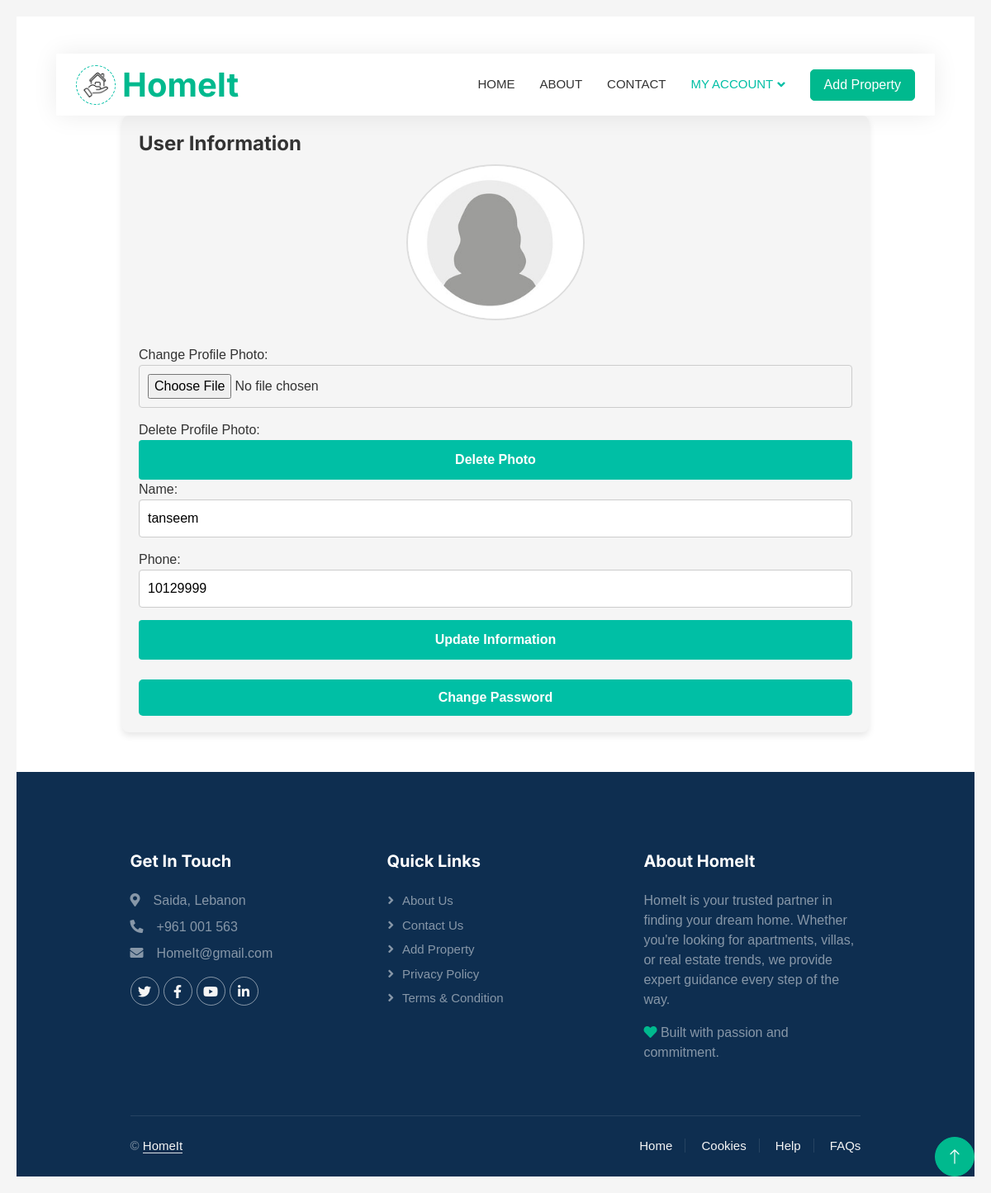
Screenshot of /backend/editAccount.php (signed in) with the database file from the repository.
### tables this page shows
CREATE TABLE `users` (
  `user_id` int(11) NOT NULL,
  `name` varchar(50) NOT NULL,
  `email` varchar(60) NOT NULL,
  `password` varchar(225) NOT NULL,
  `phone` int(11) NOT NULL,
  `profile_photo` varchar(100) DEFAULT NULL,
  `created_at` timestamp NOT NULL DEFAULT current_timestamp(),
  `updated_at` timestamp NOT NULL DEFAULT current_timestamp()
);

### backend/editAccount.php (the view, shortened to what this page needs)
<?php
  include("../inc/connection.php");
  $id=$_SESSION['user_id'];
  $sql="SELECT * FROM users WHERE user_id='$id'";
  $result=mysqli_query($con,$sql);
  $row = mysqli_fetch_assoc($result);
?>
<!DOCTYPE html>
<html lang="en">
<head>
    <link href="https://cdnjs.cloudflare.com/ajax/libs/font-awesome/5.10.0/css/all.min.css" rel="stylesheet">
    <link href="https://cdn.jsdelivr.net/npm/bootstrap-icons@1.4.1/font/bootstrap-icons.css" rel="stylesheet">
    <link href="../css/bootstrap.min.css" rel="stylesheet">
    <link href="../css/style.css" rel="stylesheet">
    <link href="../css/style3.css" rel="stylesheet">
</head>
<body>
    <div class="container-xxl bg-white p-0">
        <div class="container-fluid nav-bar bg-transparent">
            <nav class="navbar navbar-expand-lg bg-white navbar-light py-0 px-4">
                <a href="backend_index.php" class="navbar-brand d-flex align-items-center text-center">
                    <div class="icon p-2 me-2">
                        <img class="img-fluid" src="../img/icon.png" alt="Icon" style="width: 30px; height: 30px;">
                    </div>
                    <h1 class="m-0 text-primary">HomeIt</h1>
                </a>
                <div class="collapse navbar-collapse" id="navbarCollapse">
                    <div class="navbar-nav ms-auto">
                        <a href="backend_index.php" class="nav-item nav-link">Home</a>
                        <a href="backend_about.php" class="nav-item nav-link">About</a>
                        <a href="backend_contact.php" class="nav-item nav-link">Contact</a>
                        <div class="nav-item dropdown">
                            <a href="#" class="nav-link dropdown-toggle active" data-bs-toggle="dropdown">My account</a>
                        </div>
                    </div>
                    <a href="addProperty.php" class="btn btn-primary px-3 d-none d-lg-flex">Add Property</a>
                </div>
            </nav>
        </div>
        <div class="container">
            <div class="contact-form">
                <h2>User Information</h2>
                <form action="editAccount_action.php" method="POST" enctype="multipart/form-data">
                    <div class="profile-photo-container">
                        <img src="<?php echo !empty($row['profile_photo']) ? $row['profile_photo'] : '../img/Default_pfp.jpg'; ?>" alt="Profile Photo" class="profile-photo">
                    </div>
                    <label for="profile_photo">Change Profile Photo:</label>
                    <input type="file" id="profile_photo" name="profile_photo" accept="image/*">
                    <?php if (!empty($row['profile_photo'])) : ?>
                    <label for="delete_photo">Delete Profile Photo:</label>
                    <button type="submit" name="delete_photo" value="1">
                        Delete Photo
                    </button>
                    <?php endif; ?>
                    <label for="name">Name:</label>
                    <input type="text" id="name" name="name" placeholder="Enter your name" value="<?php echo $row['name']; ?>" required>
                    <label for="phone">Phone:</label>
                    <input type="text" id="phone" name="phone" placeholder="Enter your phone number" value="<?php echo $row['phone']; ?>" required>
                    <button type="submit" name='edit_info'>Update Information</button><br>
                    <a href="changePassword.php" class="styled-button">Change Password</a>
                    <div class="toast-container position-fixed bottom-0 end-0 p-3">
                    </div>
                </form>
            </div>
        </div>
        <div class="container-fluid bg-dark text-white-50 footer pt-5 mt-5">
            <div class="container py-5">
                <div class="row g-5">
                    <div class="col-lg-4 col-md-6">
                        <h5 class="text-white mb-4">Get In Touch</h5>
                        <p class="mb-2"><i class="fa fa-map-marker-alt me-3"></i>Saida, Lebanon</p>
                        <p class="mb-2"><i class="fa fa-phone-alt me-3"></i>+961 001 563</p>
                        <p class="mb-2"><i class="fa fa-envelope me-3"></i>HomeIt@gmail.com</p>
                        <div class="d-flex pt-2">
                            <a class="btn btn-outline-light btn-social" href=""><i class="fab fa-twitter"></i></a>
                            <a class="btn btn-outline-light btn-social" href=""><i class="fab fa-facebook-f"></i></a>
                            <a class="btn btn-outline-light btn-social" href=""><i class="fab fa-youtube"></i></a>
                            <a class="btn btn-outline-light btn-social" href=""><i class="fab fa-linkedin-in"></i></a>
                        </div>
                    </div>
                    <div class="col-lg-4 col-md-6">
                        <h5 class="text-white mb-4">Quick Links</h5>
                        <a class="btn btn-link text-white-50" href="backend_about.php">About Us</a>
                        <a class="btn btn-link text-white-50" href="backend_contact.php">Contact Us</a>
                        <a class="btn btn-link text-white-50" href="addProperty.php">Add Property</a>
                        <a class="btn btn-link text-white-50" href="">Privacy Policy</a>
                        <a class="btn btn-link text-white-50" href="">Terms & Condition</a>
                    </div>
                    <div class="col-lg-4 col-md-6">
                        <h5 class="text-white mb-4">About HomeIt</h5>
                        <p>HomeIt is your trusted partner in finding your dream home. Whether you're looking for apartments,
                            villas, or real estate trends, we provide expert guidance every step of the way.</p>
                        <p><i class="fa fa-heart text-primary"></i> Built with passion and commitment.</p>
                    </div>
                </div>
            </div>
            <div class="container">
                <div class="copyright">
                    <div class="row">
                        <div class="col-md-6 text-center text-md-start mb-3 mb-md-0">
                            &copy; <a class="border-bottom" href="#">HomeIt</a>
                        </div>
                        <div class="col-md-6 text-center text-md-end">
                            <div class="footer-menu">
                                <a href="#">Home</a>
                                <a href="#">Cookies</a>
                                <a href="#">Help</a>
                                <a href="#">FAQs</a>
                            </div>
                        </div>
                    </div>
                </div>
            </div>
        </div>
        <a href="#" class="btn btn-lg btn-primary btn-lg-square back-to-top"><i class="bi bi-arrow-up"></i></a>
    </div>
</body>
</html>

### css/style.css (style rules this page uses)
:root { --primary: #00B98E; --secondary: #FF6922; --light: #EFFDF5; --dark: #0E2E50; }
.back-to-top { display: none; position: fixed; bottom: 20px; right: 20px; z-index: 1000; }
.btn { transition: .5s; }
.btn.btn-primary, .btn.btn-secondary { color: #FFFFFF; }
.btn-lg-square { width: 48px; height: 48px; }
.btn-square, .btn-sm-square, .btn-lg-square { padding: 0; display: flex; align-items: center; justify-content: center; font-weight: normal; border-radius: 50px; }
.nav-bar { position: relative; margin-top: 45px; padding: 0 3rem; transition: .5s; z-index: 9999; }
.navbar { box-shadow: 0 0 30px rgba(0, 0, 0, .08); }
.navbar .dropdown-toggle::after { border: none; content: "\f107"; font-family: "Font Awesome 5 Free"; font-weight: 900; vertical-align: middle; margin-left: 5px; transition: .5s; }
.navbar-light .navbar-nav .nav-link { margin-right: 30px; padding: 25px 0; color: #FFFFFF; font-size: 15px; text-transform: uppercase; outline: none; }
.navbar-light .navbar-nav .nav-link:hover, .navbar-light .navbar-nav .nav-link.active { color: var(--primary); }
.navbar-light .navbar-brand { height: 75px; }
.navbar-light .navbar-nav .nav-link { color: var(--dark); font-weight: 500; }
.icon { padding: 15px; display: inline-flex; align-items: center; justify-content: center; background: #FFFFFF !important; border-radius: 50px; border: 1px dashed var(--primary) !important; }
.footer .btn.btn-social { margin-right: 5px; width: 35px; height: 35px; display: flex; align-items: center; justify-content: center; color: var(--light); border: 1px solid rgba(255,255,255,0.5); border-radius: 35px; transition: .3s; }
.footer .btn.btn-link { display: block; margin-bottom: 5px; padding: 0; text-align: left; font-size: 15px; font-weight: normal; text-transform: capitalize; transition: .3s; }
.footer .btn.btn-link::before { position: relative; content: "\f105"; font-family: "Font Awesome 5 Free"; font-weight: 900; margin-right: 10px; }
.footer .copyright { padding: 25px 0; font-size: 15px; border-top: 1px solid rgba(256, 256, 256, .1); }
.footer .copyright a { color: var(--light); }
.footer .footer-menu a { margin-right: 15px; padding-right: 15px; border-right: 1px solid rgba(255, 255, 255, .1); }
.footer .footer-menu a:last-child { margin-right: 0; padding-right: 0; border-right: none; }

### css/style3.css (style rules this page uses)
:root { --primary: #00bfa5; --light: #f5f5f5; --dark: #333; --featured: #f39c12; --sale: #e74c3c; }
* { margin: 0; padding: 0; box-sizing: border-box; }
body { font-family: Arial, sans-serif; background-color: var(--light); color: var(--dark); display: flex; justify-content: center; align-items: center; min-height: 100vh; padding: 20px; }
.container { width: 80%; }
.contact-form { background: var(--light); border-radius: 8px; padding: 20px; box-shadow: 0 4px 8px rgba(0, 0, 0, 0.1); }
.contact-form h2 { font-size: 1.5rem; color: var(--dark); margin-bottom: 10px; }
form { display: flex; flex-direction: column; }
form input, form textarea { margin-bottom: 15px; padding: 10px; border: 1px solid #ccc; border-radius: 4px; font-size: 1rem; }
form button { padding: 12px; border: none; background: var(--primary); color: #fff; font-size: 1rem; font-weight: bold; border-radius: 4px; cursor: pointer; }
.profile-photo-container { text-align: center; margin-bottom: 20px; }
.profile-photo { width: 25%; height: 25%; border-radius: 50%; object-fit: cover; border: 2px solid #ddd; margin-bottom: 10px; }
.styled-button { display: inline-block; background-color: var(--primary); color: white; padding: 10px 20px; font-size: 16px; text-align: center; text-decoration: none; border-radius: 5px; border: none; cursor: pointer; transition: background-color 0.3s ease; font-size: 1rem; font-weight: bold; }

### rows the page displays
users: profile_photo (picture), name "tanseem", phone "10129999"
